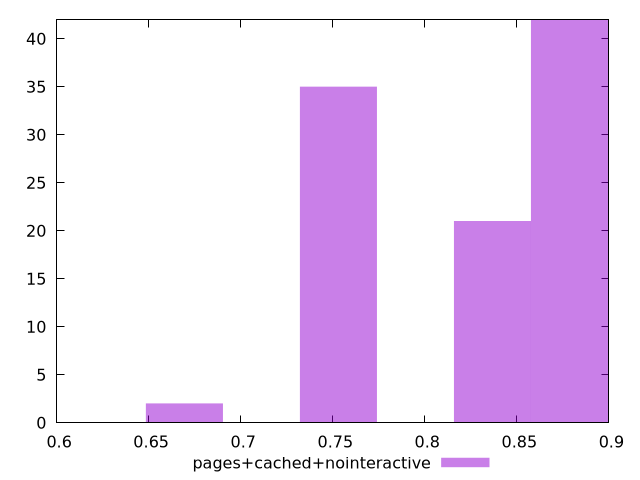

The gnuplot source for this figure:
$_pagesCachedNointeractive <<EOF
0.8367639021686815 21
0.8786020972771156 42
0.7530875119518133 35
0.6694111217349452 2
EOF
set key outside below
set terminal pngcairo
set output "report_00006_2020-11-02T20-21-41.718Z/uses-http2/pages+cached+nointeractive//hist.png"
set yrange [0:42]
set boxwidth 0.041838195108434076
set style fill transparent solid 0.5 noborder
plot $_pagesCachedNointeractive title "pages+cached+nointeractive" with boxes ,
